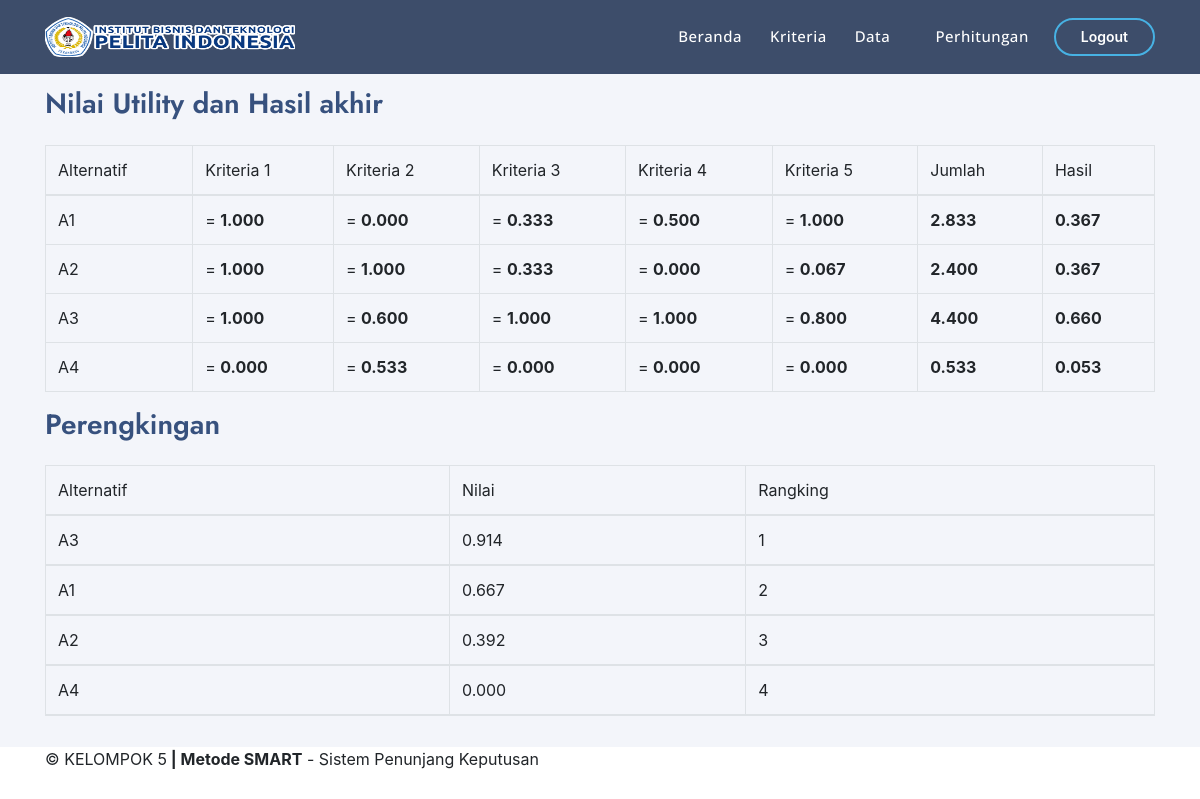
Screenshot of /admin/index.php?page=hitung with the database file from the repository.
### tables this page shows
CREATE TABLE `tb_hitung` (
  `kode_alternatif` varchar(10) NOT NULL,
  `kriteria1` varchar(10) NOT NULL,
  `kriteria2` varchar(10) NOT NULL,
  `kriteria3` varchar(10) NOT NULL,
  `kriteria4` varchar(10) NOT NULL,
  `kriteria5` varchar(10) NOT NULL,
  `jumlah` varchar(10) NOT NULL,
  `hasil` varchar(10) NOT NULL,
  `kode_nka` int(11) NOT NULL
);

### admin/hitung.php (the view, shortened to what this page needs)
<h2>Nilai Utility dan Hasil akhir</h2>
<div class="row mt-4">
    <div class="col-md-12">
    <table class="table table-bordered">
        <thead>
            <tr>
        <tr>
            <td>Alternatif</td>
            <td>Kriteria 1</td>
            <td>Kriteria 2</td>
            <td>Kriteria 3</td>
            <td>Kriteria 4</td>
            <td>Kriteria 5</td>
            <td>Jumlah</td>
            <td>Hasil</td>
        </tr>
        </thead>
            <tbody>
                <?php
                $hostname = "localhost";
                $username = "root";
                $password = "";
                $database = "smart";
                $mysqli = new mysqli($hostname, $username, $password, $database);
    $caribobot = "SELECT * FROM tb_kriteria";
    $resultbobot = $mysqli -> query($caribobot);
    while($bobot = $resultbobot -> fetch_assoc()) {
        $hasilbobot[]=$bobot['bobot'];
    }
    $carimaksimal = "SELECT max(kriteria1) as maxk1, max(kriteria2) as maxk2, max(kriteria3) as maxk3, max(kriteria4) as maxk4, max(kriteria5) as maxk5 FROM tb_hitung";
    $resultmax = $mysqli -> query($carimaksimal);
    $max = $resultmax -> fetch_assoc();
    $cariminimal = "SELECT min(kriteria1) as mink1, min(kriteria2) as mink2, min(kriteria3) as mink3, min(kriteria4) as mink4, min(kriteria5) as mink5 FROM tb_hitung";
    $resultmin = $mysqli -> query($cariminimal);
    $min = $resultmin -> fetch_assoc();
    $sql = "SELECT * FROM tb_hitung";
    $result = $mysqli -> query($sql);
    while($row = $result -> fetch_assoc()) {
?>
        <tr>
            <td><?php echo $row["kode_alternatif"]; ?></td>
            <td>= <b><?php echo number_format(($row["kriteria1"]-$min["mink1"])/($max["maxk1"]-$min["mink1"]), 3, '.', ''); ?></b> </td>
            <td>= <b><?php echo number_format(($max["maxk2"]-$row["kriteria2"])/($max["maxk2"]-$min["mink2"])* 1, 3, '.', ''); ?></b> </td>
            <td>= <b><?php echo number_format(($row["kriteria3"]-$min["mink3"])/($max["maxk3"]-$min["mink3"])* 1, 3, '.', ''); ?></b> </td>
            <td>= <b><?php echo number_format(($row["kriteria4"]-$min["mink4"])/($max["maxk4"]-$min["mink4"])* 1, 3, '.', ''); ?></b> </td>
            <td>= <b><?php echo number_format(($row["kriteria5"]-$min["mink5"])/($max["maxk5"]-$min["mink5"])* 1, 3, '.', ''); ?></b> </td>
           <td><b><?php echo number_format(($row["kriteria1"]-$min["mink1"])/($max["maxk1"]-$min["mink1"])+($max["maxk2"]-$row["kriteria2"])/($max["maxk2"]-$min["mink2"])+($row["kriteria3"]-$min["mink3"])/($max["maxk3"]-$min["mink3"])+
            ($row["kriteria4"]-$min["mink4"])/($max["maxk4"]-$min["mink4"])+($row["kriteria5"]-$min["mink5"])/($max["maxk5"]-$min["mink5"]), 3, '.', ''); ?></b></td>
            <td><b><?php echo number_format((($row["kriteria1"]-$min["mink1"])/($max["maxk1"]-$min["mink1"])*$hasilbobot[0])+
            (($max["maxk2"]-$row["kriteria2"])/($max["maxk2"]-$min["mink2"])*$hasilbobot[1])+
            (($row["kriteria3"]-$min["mink3"])/($max["maxk3"]-$min["mink3"])*$hasilbobot[2])+
            (($row["kriteria4"]-$min["mink4"])/($max["maxk4"]-$min["mink4"])*$hasilbobot[3]), 3, '.', ''); ?></b></td>
        </tr>
<?php
    }
?>
    </table>
<h2>Perengkingan</h2>
<div class="row mt-4">
    <div class="col-md-12">
    <table class="table table-bordered">
        <thead>
            <tr>
        <tr>
            <td>Alternatif</td>
            <td>Nilai</td>
            <td>Rangking</td>
        </tr>
<?php
    $sql = "SELECT * FROM tb_hitung ORDER BY hasil desc";
    $result = $mysqli -> query($sql);
    $n=1;
    while($row = $result -> fetch_assoc()) {
?>
        <tr>
            <td><?php echo $row["kode_alternatif"]; ?></td>
            <td><?php echo $row["hasil"]; ?></td>
            <td><?php echo $n; ?></td>
        </tr>
<?php
        $n++;
    }
?>
    </table>
</html>

### admin/index.php (shortened to what this page needs)
<!DOCTYPE html>
<html lang="en">
<head>
  <link href="../assets/vendor/bootstrap/css/bootstrap.min.css" rel="stylesheet">
  <link href="../assets/vendor/icofont/icofont.min.css" rel="stylesheet">
  <link href="../assets/vendor/boxicons/css/boxicons.min.css" rel="stylesheet">
  <link href="../assets/vendor/remixicon/remixicon.css" rel="stylesheet">
  <link href="../assets/vendor/venobox/venobox.css" rel="stylesheet">
  <link href="../assets/vendor/owl.carousel/../assets/owl.carousel.min.css" rel="stylesheet">
  <link href="../assets/vendor/aos/aos.css" rel="stylesheet">
  <link href="../assets/css/style.css" rel="stylesheet">
</head>
<body>
  <header id="header" class="fixed-top header-inner-pages">
    <div class="container d-flex align-items-center">
      <h1 class="logo mr-auto"><a href="?page=beranda"> <img src='images/LOGO IBTPI.png' width='250' height='150'></a></h1>
      <nav class="nav-menu d-none d-lg-block">
        <ul>
           <li><a href="?page=beranda">Beranda</a></li>
           <li><a href="?page=kriteria">Kriteria</a></li>
           <li class="drop-down"><a href="#">Data</a>
            </li>
       <li><a href="?page=hitung">Perhitungan</a></li>
     </ul>
      </nav>
      <a href="logout.php" class="get-started-btn scrollto">Logout</a>
    </div>
  </header>
  <main id="main">
    <section id="breadcrumbs" class="breadcrumbs">
      <div class="container">
       <?php
       if(isset($_GET['page'])) {
        switch($_GET['page']) {
        case 'hitung';
        include('hitung.php');
        break;
      }
    }
        ?>
<div class="container footer-bottom clearfix">
      <div class="copyright">
        &copy; KELOMPOK 5<strong><span> | Metode SMART</span></strong> - Sistem Penunjang Keputusan
      </div>
</body>
</html>

### assets/css/style.css (style rules this page uses)
a { color: #47b2e4; }
h1, h2, h3, h4, h5, h6 { font-family: "Jost", sans-serif; }
#header { transition: all 0.5s; z-index: 997; padding: 15px 0; }
#header.header-scrolled, #header.header-inner-pages { background: rgba(40, 58, 90, 0.9); }
#header .logo { font-size: 30px; margin: 0; padding: 0; line-height: 1; font-weight: 500; letter-spacing: 2px; text-transform: uppercase; }
#header .logo a { color: #fff; }
#header .logo img { max-height: 40px; }
.nav-menu ul { margin: 0; padding: 0; list-style: none; }
.nav-menu > ul { display: flex; }
.nav-menu > ul > li { position: relative; white-space: nowrap; padding: 10px 0 10px 28px; }
.nav-menu a { display: block; position: relative; color: #fff; transition: 0.3s; font-size: 15px; letter-spacing: 0.5px; font-weight: 500; font-family: "Open Sans", sans-serif; }
.nav-menu .drop-down > a:after { content: "\ea99"; font-family: IcoFont; padding-left: 5px; }
.get-started-btn { margin-left: 25px; color: #fff; border-radius: 50px; padding: 6px 25px 7px 25px; white-space: nowrap; transition: 0.3s; font-size: 14px; display: inline-block; border: 2px solid #47b2e4; font-weight: 600; }
.mobile-nav { position: fixed; top: 55px; right: 15px; bottom: 15px; left: 15px; z-index: 9999; overflow-y: auto; background: #fff; transition: ease-in-out 0.2s; opacity: 0; visibility: hidden; border-radius: 10px; padding: 10px 0; }
.mobile-nav * { margin: 0; padding: 0; list-style: none; }
.mobile-nav a { display: block; position: relative; color: #37517e; padding: 10px 20px; font-weight: 500; outline: none; }
.mobile-nav .drop-down > a:after { content: "\ea99"; font-family: IcoFont; padding-left: 10px; position: absolute; right: 15px; }
.mobile-nav .drop-down > a { padding-right: 35px; }
section { padding: 60px 0; overflow: hidden; }
.breadcrumbs { padding: 15px 0; background: #f3f5fa; min-height: 40px; margin-top: 72px; }
.breadcrumbs h2 { font-size: 28px; font-weight: 600; color: #37517e; }

### rows the page displays
tb_hitung: kode_alternatif "A1", mink1 "1.000", mink2 "0.000", mink3 "0.333", mink4 "0.500", mink5 "1.000", mink3 "2.833", krit "0.367", hasil "0.667"
tb_hitung: kode_alternatif "A2", mink1 "1.000", mink2 "1.000", mink3 "0.333", mink4 "0.000", mink5 "0.067", mink3 "2.400", krit "0.367", hasil "0.392"
tb_hitung: kode_alternatif "A3", mink1 "1.000", mink2 "0.600", mink3 "1.000", mink4 "1.000", mink5 "0.800", mink3 "4.400", krit "0.660", hasil "0.914"
tb_hitung: kode_alternatif "A4", mink1 "0.000", mink2 "0.533", mink3 "0.000", mink4 "0.000", mink5 "0.000", mink3 "0.533", krit "0.053", hasil "0.000"
